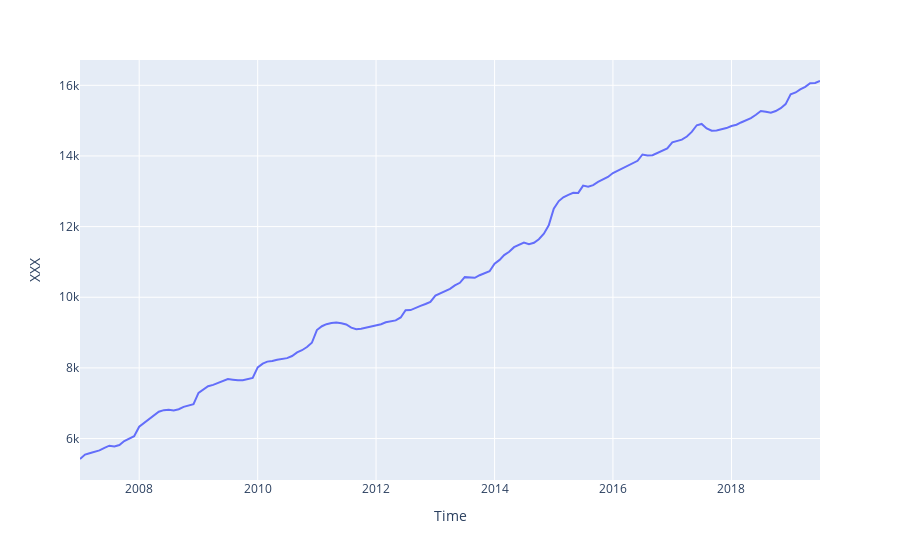

The notebook cell saved with this chart:
### Markdown cell above
Построение временных рядов

### Code cell
# Using plotly.express
import plotly.express as px

fig = px.line(df, x='Time', y=name[0])
fig.show()

### Figure 1 — Plotly figure (JSON) as saved in the notebook; plotly's stock layout.template omitted (floating-point values rounded to 4 significant figures; data arrays with more than 128 entries replaced by an {"elided": "..."} marker saying what was removed)
{"data": [{"hovertemplate": "Time=%{x}<br>XXX=%{y}<extra></extra>", "legendgroup": "", "line": {"color": "#636efa", "dash": "solid"}, "mode": "lines", "name": "", "orientation": "v", "showlegend": false, "type": "scatter", "x": {"elided": "151 str values"}, "xaxis": "x", "y": {"elided": "151 float values"}, "yaxis": "y"}], "layout": {"legend": {"tracegroupgap": 0}, "margin": {"t": 60}, "xaxis": {"anchor": "y", "domain": [0, 1], "title": {"text": "Time"}}, "yaxis": {"anchor": "x", "domain": [0, 1], "title": {"text": "XXX"}}}}
